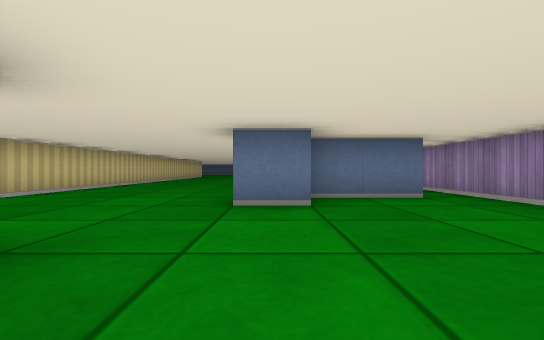
[1] (above)

19 first-person views from a walk through a cub3D level. The camera is about half as high as the walls, looks level and sees 90° across. The floor is counted in squares. Each view is taken from the middle of a square. On the plan, view 1 faces up. The plan holds only what a view shows up to about 9 squares ahead; the rest is blank.

[2]
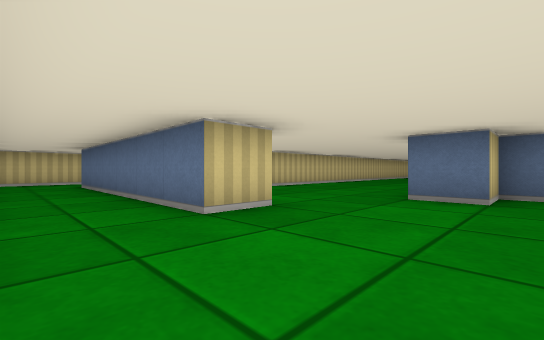

[3]
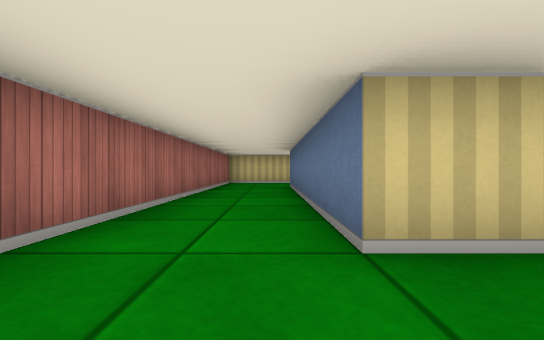

[4]
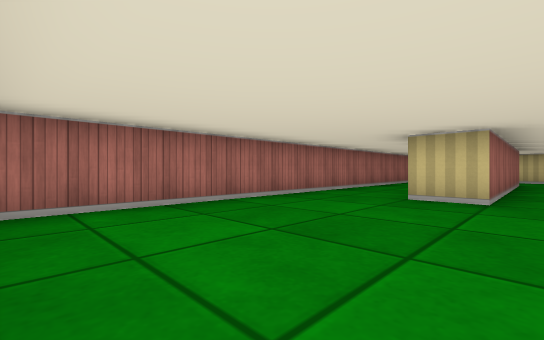

[5]
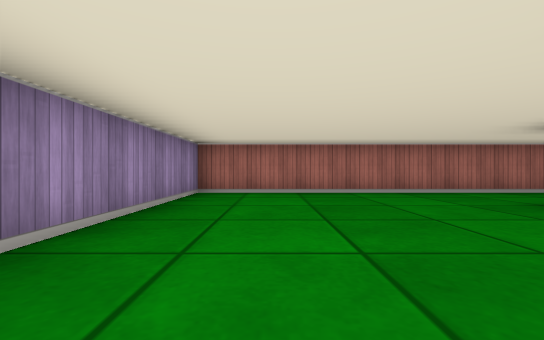

[6]
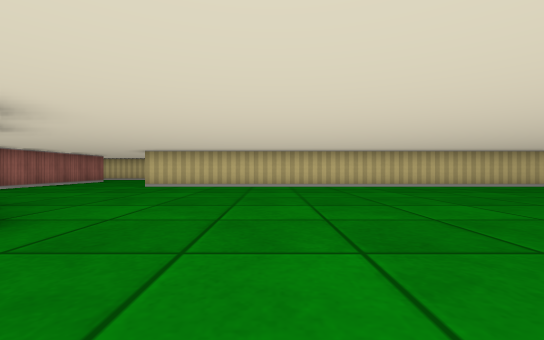

[7]
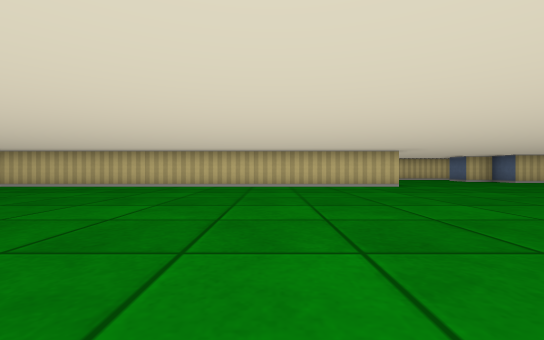

[8]
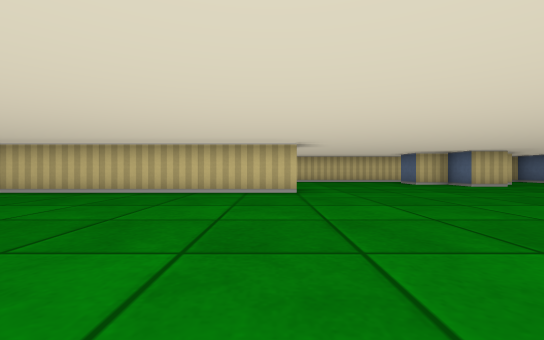

[9]
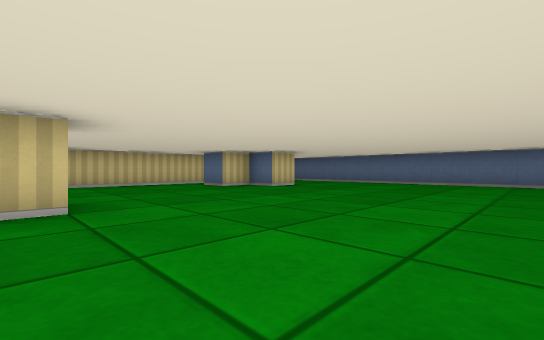

[10]
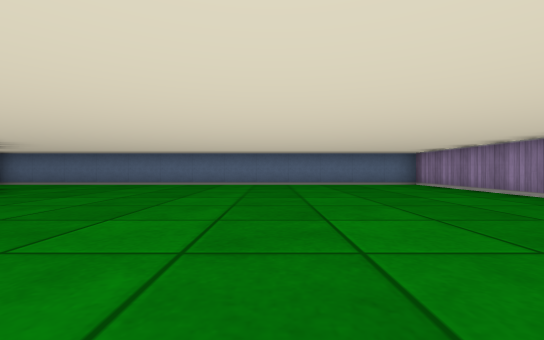

[11]
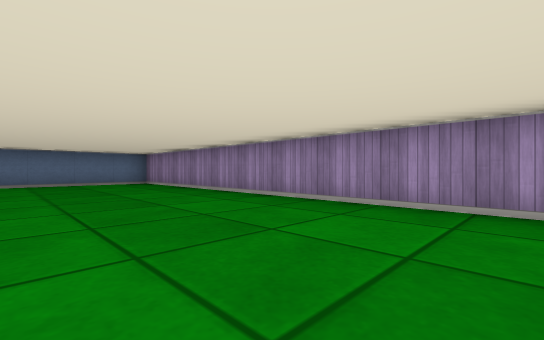

[12]
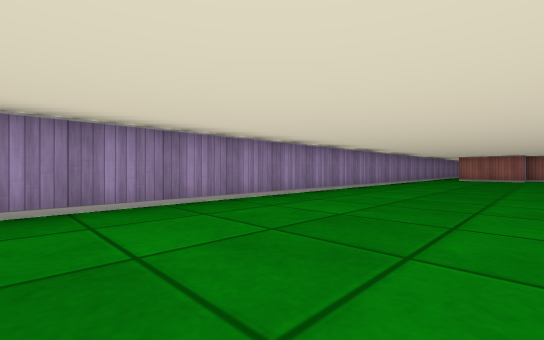

[13]
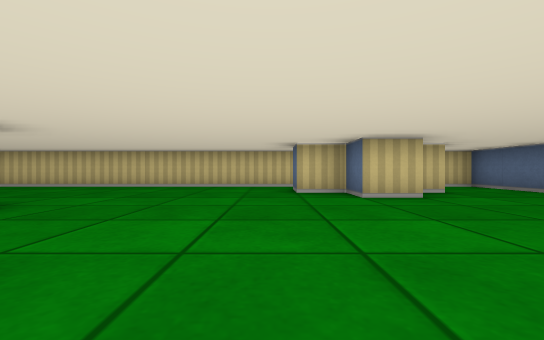

[14]
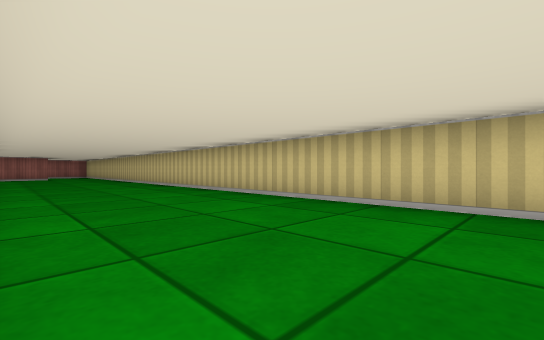

[15]
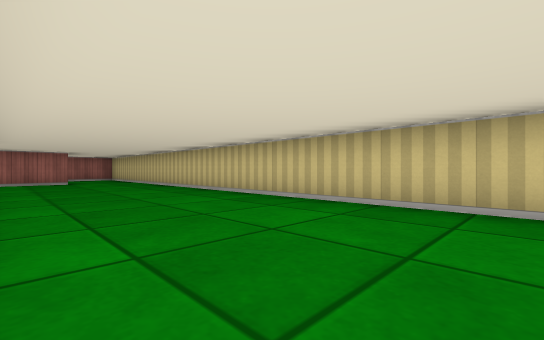

[16]
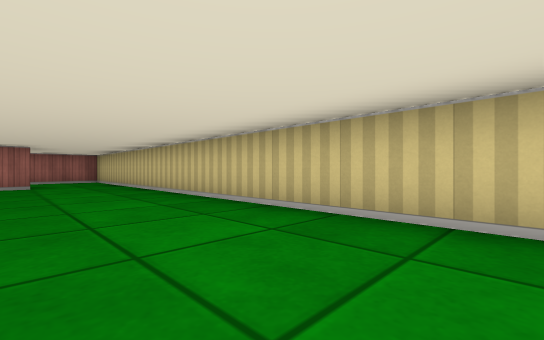

[17]
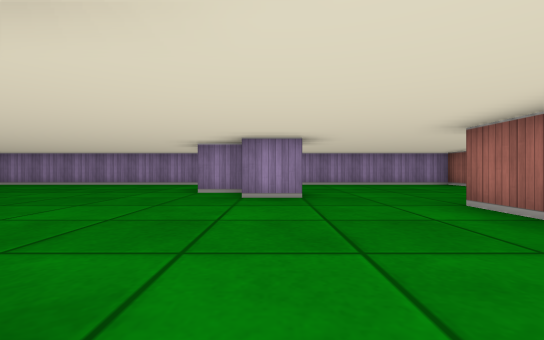

[18]
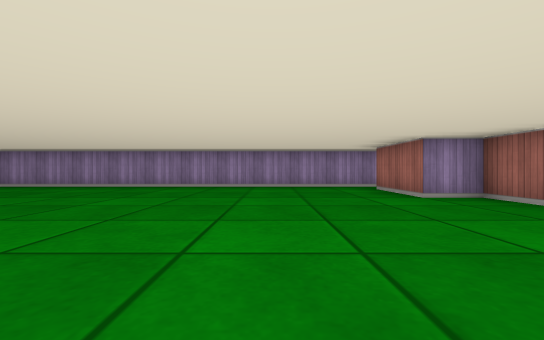

[19]
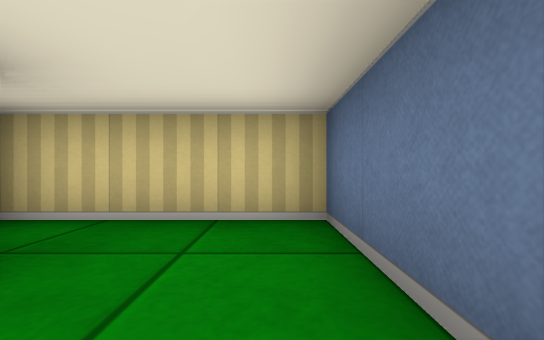

### Floor plan
Points are (right, up) in squares from view 1. A wall is a line through its corners. A room is listed if a view was taken in it or the views show most of it. See-through windows are left out.
Room 1 (views 1, 2, 3, 4, 5)
walls: (-1.5, 1.5) (-1.5, 0.5) (-7.5, 0.5); (2.5, 4.5) (0.5, 4.5) (0.5, 3.5) (-0.5, 3.5); (-9, -1.5) (3.5, -1.5) (3.5, 5.5); (-9.5, 0.5) (-9.5, -1)
ways out: opening at (-8.5, 1) to room 2; opening at (-1, 2.5) to room 2; opening at (3, 6) to room 2
Room 2 (views 6, 7, 8, 9, 10, 11, 12, 13, 14, 15, 16, 17, 18, 19)
walls: (-4.5, 17.5) (-4.5, 4.5); (-9.5, 21.6) (-9.5, 0.5); (-6.5, 23.5) (-6.5, 22.5) (-7.5, 22.5) (-7.5, 21.5) (-8.5, 21.5); (3.5, 5.5) (3.5, 26.5) (-9.5, 26.5) (-9.5, 23.5); (-0.5, 3.5) (-0.5, 4.5) (0.5, 4.5) (0.5, 5.5) (2.5, 5.5); (-7.5, 24.5) (-7.5, 24); (-7.6, 1.5) (-1.5, 1.5)
ways out: opening at (-8.5, 1) to room 1; opening at (-1, 2.5) to room 1; opening at (3, 6) to room 1

Positions as (right, up) in squares from view 1, and headings:
1: (0, 0), facing up
2: (1, -1), facing up-left
3: (0, 0), facing left
4: (3, 2), facing down-left
5: (2, 4), facing down
6: (3, 8), facing left
7: (3, 14), facing left
8: (1, 17), facing left
9: (-1, 17), facing up-left
10: (-1, 18), facing up
11: (0, 17), facing up-right
12: (0, 19), facing down-right
13: (-2, 21), facing left
14: (-6, 17), facing down-left
15: (-6, 12), facing down-left
16: (-7, 10), facing down-left
17: (-5, 4), facing right
18: (-4, 8), facing right
19: (-7, 26), facing left
